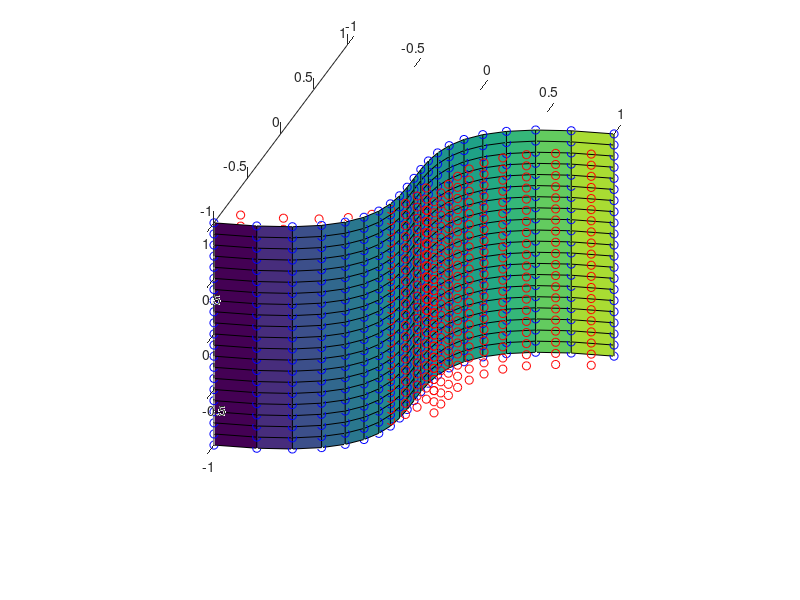

MATLAB code for this plot: (Note: this script raises an error after producing the figure.)
% requires geom2d and geom3d

figure(1); clf; hold on;
axis equal;
axis([-1 1 -1 1 -1 1]);
set(gcf, 'renderer', 'opengl');
set(gca, 'CameraPosition', [-400 400 200]);

[X, Y] = meshgrid(-1:0.1:1, -1:0.1:1);
Z = repmat((-1:0.1:1).^(3), [21 1]);

XYZ = cat(3, X, Y, Z);

point_ind = 1:441;

control_points = [X(point_ind);Y(point_ind);Z(point_ind)]';

d1 = [0.2, 0.05, 0.1];
d2 = [-0.1, -0.05, 0.2];
displacements = [repmat(d1, [200 1]); repmat(d2, [241 1])];

surface(X, Y, Z);

drawPoint3d(control_points, 'color', 'blue');
drawPoint3d(control_points + displacements, 'color', 'red');

[mapping_coeffs, poly_coeffs] = ...
    find_tps_coefficients(control_points, displacements)

[fX, fY, fZ] = deform_surface_tps(X, Y, Z, control_points, mapping_coeffs, poly_coeffs);
surface(fX, fY, fZ);